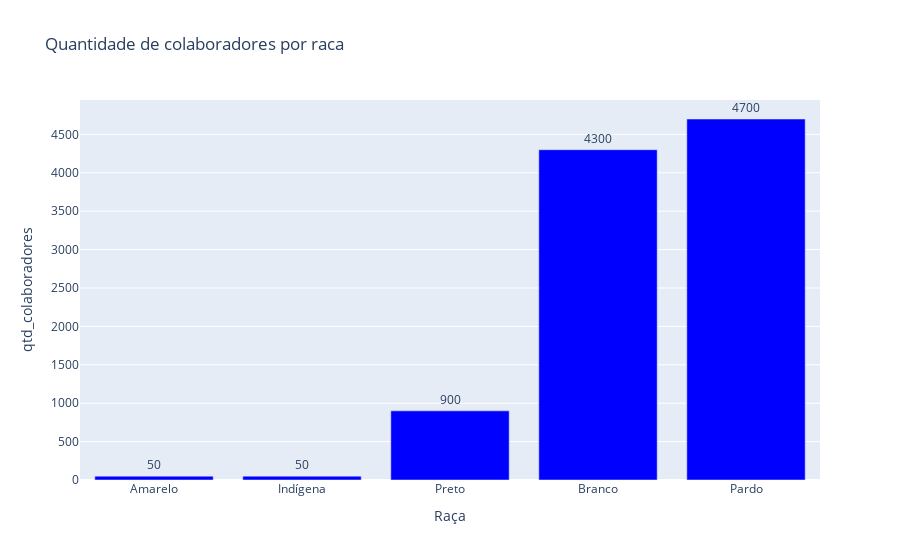

The cell this chart's notebook holds for it:
### Code cell
contagem = df[["Raça","id"]].groupby("Raça").count().reset_index().sort_values(by="id").tail(10)
#contagem.columns = ["raca","id_colaborador"]

fig = px.bar(contagem, x="Raça", y="id",
             labels={"Raça": "Raça", 'id': 'qtd_colaboradores'},
             title='Quantidade de colaboradores por raca',
             color_discrete_sequence=['blue'],
             text="id")

fig.update_traces(texttemplate='%{text}', textposition='outside')

### Figure 1 — Plotly figure (JSON) as saved in the notebook; plotly's stock layout.template omitted (floating-point values rounded to 4 significant figures)
{"data": [{"alignmentgroup": "True", "hovertemplate": "Raça=%{x}<br>qtd_colaboradores=%{text}<extra></extra>", "legendgroup": "", "marker": {"color": "blue", "pattern": {"shape": ""}}, "name": "", "offsetgroup": "", "orientation": "v", "showlegend": false, "text": [50, 50, 900, 4300, 4700], "textposition": "outside", "texttemplate": "%{text}", "type": "bar", "x": ["Amarelo", "Indígena", "Preto", "Branco", "Pardo"], "xaxis": "x", "y": [50, 50, 900, 4300, 4700], "yaxis": "y"}], "layout": {"barmode": "relative", "legend": {"tracegroupgap": 0}, "title": {"text": "Quantidade de colaboradores por raca"}, "xaxis": {"anchor": "y", "domain": [0, 1], "title": {"text": "Raça"}}, "yaxis": {"anchor": "x", "domain": [0, 1], "title": {"text": "qtd_colaboradores"}}}}
